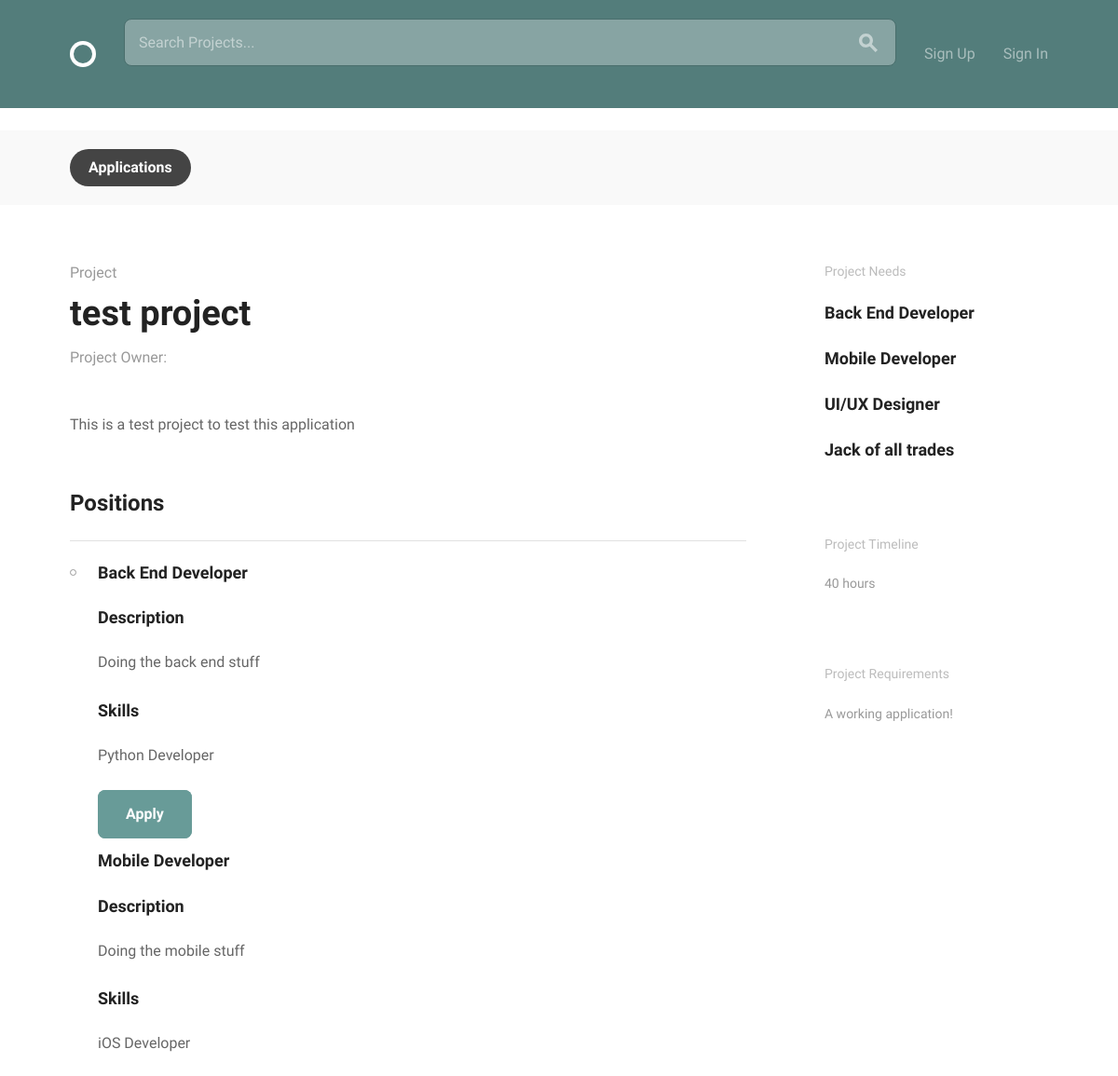
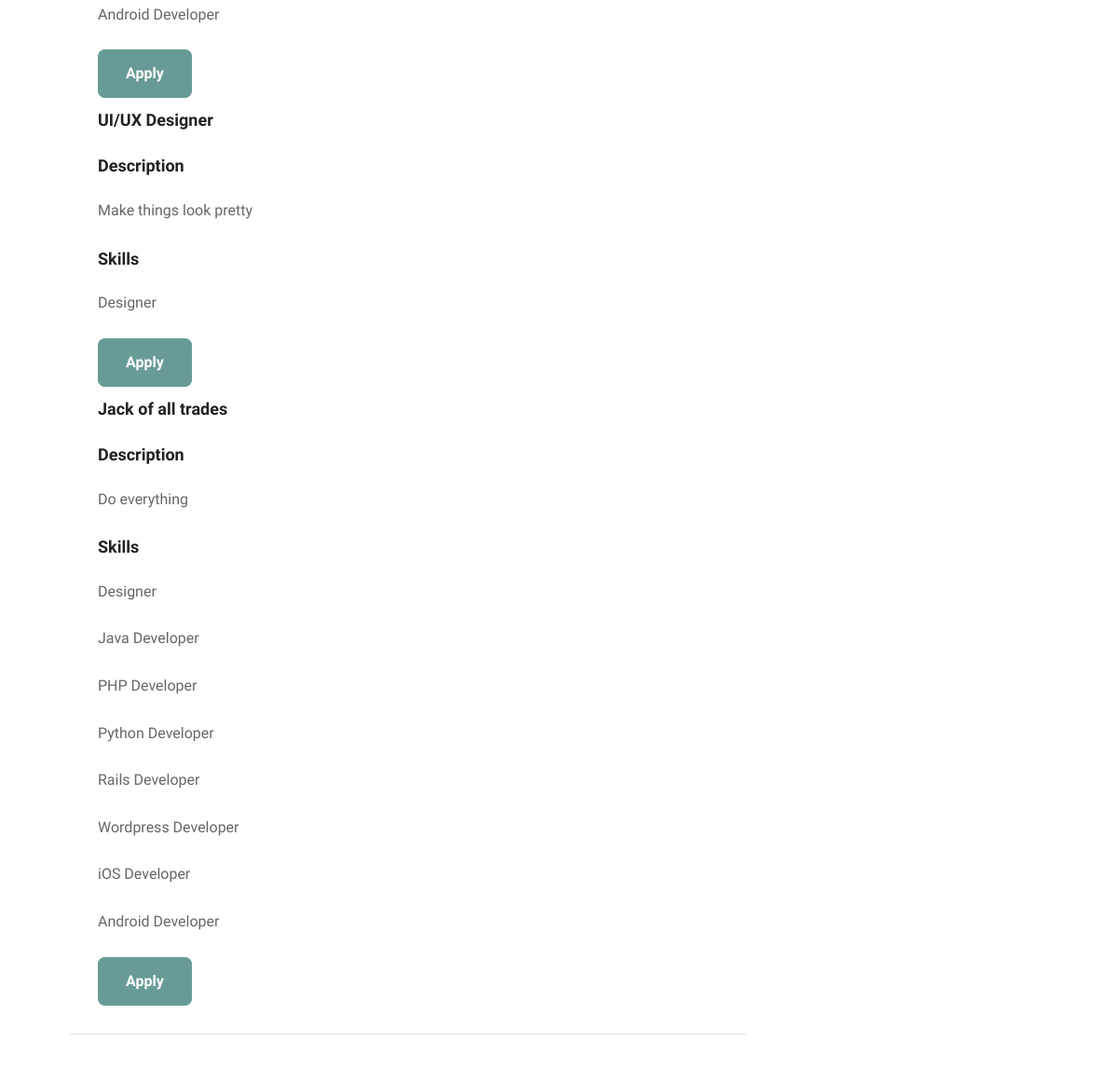
Page /projects/project/2/ on the committed database (2 pictures, top to bottom).
### projects/models.py (models this page shows, shortened)
class Project(models.Model):
    owner = models.ForeignKey(settings.AUTH_USER_MODEL)
    created_at = models.DateTimeField(auto_now_add=True)
    title = models.CharField(max_length=255)
    description = models.TextField()
    requirements = models.TextField(default='')
    timeline = models.CharField(max_length=255, blank=True)
    complete = models.BooleanField(default=False)

class Position(models.Model):
    project = models.ForeignKey(Project, default='', related_name='positions')
    name = models.CharField(max_length=140)
    description = models.TextField()
    skills = models.ManyToManyField(Skill, default='')
    filled = models.BooleanField(default=False)

class Skill(models.Model):
    ANDROID = 1
    DESIGNER = 2
    JAVA = 3
    PHP = 4
    PYTHON = 5
    RAILS = 6
    WORDPRESS = 7
    IOS = 8
    SKILL_CHOICES = (
        (str(ANDROID), 'Android Developer'),
        (str(DESIGNER), 'Designer'),
        (str(JAVA), 'Java Developer'),
        (str(PHP), 'PHP Developer'),
        (str(PYTHON), 'Python Developer'),
        (str(RAILS), 'Rails Developer'),
        (str(WORDPRESS), 'Wordpress Developer'),
        (str(IOS), 'iOS Developer')
    )
    name = models.CharField(max_length=140, choices=SKILL_CHOICES, default='unknown')
    def __str__(self):
        return self.get_name_display()

### projects/views.py (the view)
# urls.py: url(r'^project/(?P<pk>\d+)/$', views.ProjectDetailView.as_view(), name='project_detail'),
class ProjectDetailView(generic.DetailView):
    model = Project
    context_object_name = 'project'
    def get_context_data(self, **kwargs):
        context = super(ProjectDetailView, self).get_context_data(**kwargs)
        context['positions'] = Position.objects.filter(project=context['project'])
        return context

### projects/templates/projects/project_detail.html (shortened to what this page needs)
{% extends "layout.html" %}
{% load static from staticfiles %}
{% block body_content %}
  <div class="bounds circle--page circle--article">
    <div class="grid-70">
      <div class="circle--article--header">
        <h4 class="circle--article--section">Project</h4>
        <h1 class="circle--article--title">{{object.title}}</h1>
        <p class="circle--article--byline">Project Owner: <a>{{ user.userprofile.firstname|title}} {{ user.userprofile.lastname|title }}</a></p>
      </div>
      <div class="circle--article--body">
        <p>{{object.description}}</p>
     </div>
      <div class="circle--project--positions">
        <h2>Positions</h2>
        <ul class="circle--group--list">
          <li>
            {% if positions %}
            {% for pos in positions %}
            <h3>{{pos.name}}</h3>
                <h3>Description</h3>
              <p>{{pos.description}}</p>
                <h3>Skills</h3>
                {% for skill in pos.skills.all %}
                <p>{{skill}}</p>
                    {% endfor %}
              <a class="button button-primary" href="{% url 'projects:position_apply' pos.project.pk pos.pk %}">Apply</a>
              {% endfor %}
              {% else %}
              <p>No positions</p>
            {% endif %}
          </li>
        </ul>
      </div>
    </div>
    <div class="grid-25 grid-push-5">
      <div class="circle--secondary--module">
        <h3>Project Needs</h3>
        <ul class="circle--link--list">
            {% if positions %}
            {% for pos in positions %}
            <li><a href=""><h3>{{pos.name}}</h3></a></li>
              {% endfor %}
              {% else %}
              <p>No Needs</p>
            {% endif %}
        </ul>
      </div>
      <div class="circle--secondary--module">
        <h3>Project Timeline</h3>
        <p>{{project.timeline}}</p>
      </div>
      <div class="circle--secondary--module">
        <h3>Project Requirements</h3>
        <p>{{project.requirements}}</p>
      </div>
    </div>
  </div>
{% endblock %}

### static/css/global.css (style rules this page uses)
html { font-family: sans-serif; -ms-text-size-adjust: 100%; -webkit-text-size-adjust: 100%; }
body { margin: 0; }
a { background-color: transparent; }
h1 { font-size: 2em; margin: 0.67em 0; }
html { font-size: 62.5%; }
body { font-size: 1.5em; line-height: 1.6; font-weight: 400; font-family: "Cousine"; color: #666; }
.bounds { max-width: 1080px; margin: 0 auto; }
.grid, .grid-5, .grid-10, .grid-15, .grid-20, .grid-25, .grid-30, .grid-33, .grid-35, .grid-40, .grid-45, .grid-50, .grid-55, .grid-60, .grid-65, .grid-66, .grid-70, .grid-75, .grid-80, .grid-90, .grid-95, .grid-100 { float: left; box-sizing: border-box; position: relative; }
.grid-push-5 { left: 5%; }
.grid-25 { width: 25%; padding: 0 15px; }
.grid-70 { width: 70%; padding: 0 15px; }
h1, h2, h3, h4, h5, h6 { margin-top: 0; margin-bottom: 2rem; font-weight: bold; font-family: "Work Sans", sans-serif; color: #222; }
h1 { font-size: 3.8rem; }
h2 { font-size: 2.4rem; }
h3 { font-size: 1.8rem; }
h4 { font-size: 1.6rem; }
@media (min-width: 550px) { h1 { font-size: 3.8rem; } }
@media (min-width: 550px) { h2 { font-size: 2.4rem; } }
@media (min-width: 550px) { h3 { font-size: 1.8rem; } }
@media (min-width: 550px) { h4 { font-size: 1.6rem; } }
p { margin-top: 0; font-size: 1.6rem; }
a { color: #689b98; -webkit-transition: color 0.2s; -moz-transition: color 0.2s; -ms-transition: color 0.2s; -o-transition: color 0.2s; transition: color 0.2s; }
.button, button, input[type="submit"], input[type="reset"], input[type="button"] { font-family: "Work Sans", sans-serif; font-size: 1.6rem; padding: 18px 30px; border: 0; margin-right: 10px; border-radius: 8px; font-weight: bold; display: inline-block; white-space: nowrap; box-sizing: border-box; line-height: 1; text-decoration: none; color: #689b98; background: none; box-shadow: 0 0 0 2px #689b98 inset; position: relative; -webkit-transition: 0.2s; -moz-transition: 0.2s; -ms-transition: 0.2s; -o-transition: 0.2s; transition: 0.2s; }
.button { cursor: pointer; }
.button.button-primary, input[type="submit"].button-primary, input[type="reset"].button-primary, input[type="button"].button-primary, button.button-primary { color: #fff; background-color: #689b98; }
ul { list-style: circle inside; }
ul { padding-left: 0; margin-top: 0; }
li { margin-bottom: 1rem; font-size: 1.6rem; }
button, .button { margin-bottom: 1rem; }
pre, blockquote, dl, figure, table, p, ul, ol, form { margin-bottom: 2.5rem; }
.circle--link--list { list-style-type: none; }
.circle--link--list a { text-decoration: none; }
.circle--group--list { border-top: 1px solid #e1e1e1; list-style: none; }
.circle--group--list li { border-bottom: 1px solid #e1e1e1; padding: 2rem 0 2rem 3rem; }
.circle--group--list li:before { content: ""; float: left; margin: 10px 0 0 -30px; width: 5px; height: 5px; border: 1px solid #999; border-radius: 10px; display: block; }
.circle--article--header { margin-bottom: 50px; }
.circle--article--header h1 { margin-bottom: 10px; }
.circle--article--section { margin: 0; font-weight: normal; color: #999; }
.circle--article--byline { margin: 0; line-height: 1; font-size: 1.6rem; color: #999; }
.circle--secondary--module { margin-bottom: 50px; }
.circle--secondary--module:before, .circle--secondary--module:after { content: " "; display: table; }
.circle--secondary--module:after { clear: both; }
.circle--secondary--module > h1, .circle--secondary--module > h2, .circle--secondary--module > h3, .circle--secondary--module > h4, .circle--secondary--module > h5, .circle--secondary--module > h6 { font-family: "Cousine"; color: rgba(34, 34, 34, 0.3); font-size: 1.4rem; font-weight: normal; }
.circle--secondary--module p { font-size: 1.4rem; color: #999999; }
.circle--page { margin-bottom: 100px; }
.circle--page:before, .circle--page:after { content: " "; display: table; }
.circle--page:after { clear: both; }
.circle--article { padding-top: 30px; }
.circle--article--body { line-height: 1.8; margin-bottom: 50px; }

### rows in the picture
Project: title "test project", description "This is a test project to test this application", timeline "40 hours", requirements "A working application!"
Position: name "Back End Developer", description "Doing the back end stuff"
Skill: name "Python Developer"
Position: name "Mobile Developer", description "Doing the mobile stuff"
Skill: name "iOS Developer"
Skill: name "Android Developer"
Position: name "UI/UX Designer", description "Make things look pretty"
Skill: name "Designer"
Position: name "Jack of all trades", description "Do everything"
Skill: name "Java Developer"
Skill: name "PHP Developer"
Skill: name "Rails Developer"
Skill: name "Wordpress Developer"
